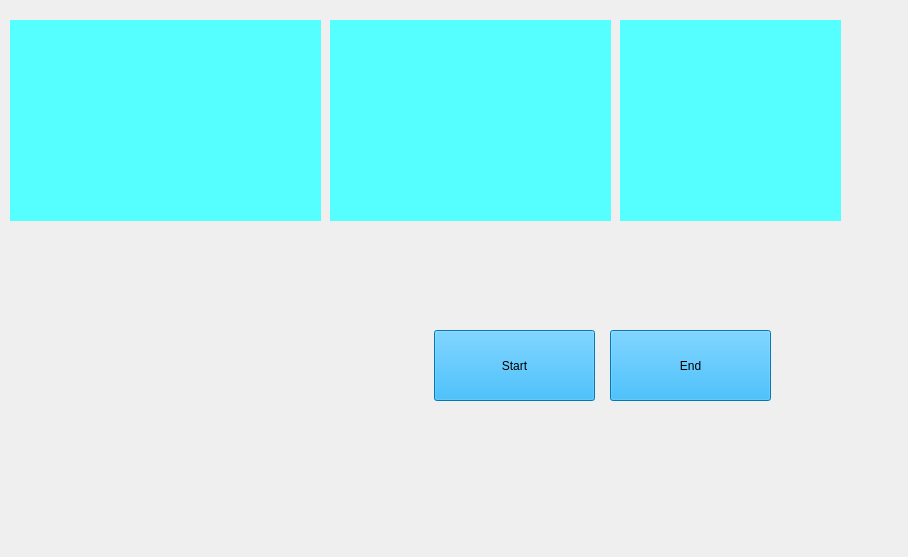
<?xml version="1.0" encoding="UTF-8"?>
<ui version="4.0">
 <class>DesktopAI</class>
 <widget class="QMainWindow" name="DesktopAI">
  <property name="geometry">
   <rect>
    <x>0</x>
    <y>0</y>
    <width>908</width>
    <height>557</height>
   </rect>
  </property>
  <property name="windowTitle">
   <string>MainWindow</string>
  </property>
  <widget class="QWidget" name="centralwidget">
   <widget class="QLabel" name="Bg_1">
    <property name="geometry">
     <rect>
      <x>-10</x>
      <y>-30</y>
      <width>861</width>
      <height>601</height>
     </rect>
    </property>
    <property name="text">
     <string/>
    </property>
    <property name="pixmap">
     <pixmap>G.U.I Material-20221222T124901Z-001/G.U.I Material/B.G/Black_Template.jpg</pixmap>
    </property>
    <property name="scaledContents">
     <bool>true</bool>
    </property>
   </widget>
   <widget class="QLabel" name="Bg_2">
    <property name="geometry">
     <rect>
      <x>10</x>
      <y>20</y>
      <width>311</width>
      <height>201</height>
     </rect>
    </property>
    <property name="styleSheet">
     <string notr="true">background-color: rgb(85, 255, 255);</string>
    </property>
    <property name="text">
     <string/>
    </property>
   </widget>
   <widget class="QLabel" name="Bg_3">
    <property name="geometry">
     <rect>
      <x>330</x>
      <y>20</y>
      <width>281</width>
      <height>201</height>
     </rect>
    </property>
    <property name="styleSheet">
     <string notr="true">background-color: rgb(85, 255, 255);</string>
    </property>
    <property name="text">
     <string/>
    </property>
   </widget>
   <widget class="QLabel" name="gif_1">
    <property name="geometry">
     <rect>
      <x>20</x>
      <y>30</y>
      <width>291</width>
      <height>181</height>
     </rect>
    </property>
    <property name="text">
     <string/>
    </property>
    <property name="pixmap">
     <pixmap>G.U.I Material-20221222T124901Z-001/G.U.I Material/B.G/Iron_Template_1.gif</pixmap>
    </property>
    <property name="scaledContents">
     <bool>true</bool>
    </property>
   </widget>
   <widget class="QLabel" name="label">
    <property name="geometry">
     <rect>
      <x>340</x>
      <y>30</y>
      <width>261</width>
      <height>181</height>
     </rect>
    </property>
    <property name="text">
     <string/>
    </property>
    <property name="pixmap">
     <pixmap>G.U.I Material-20221222T124901Z-001/G.U.I Material/ExtraGui/live.gif</pixmap>
    </property>
    <property name="scaledContents">
     <bool>true</bool>
    </property>
   </widget>
   <widget class="QLabel" name="gif_3">
    <property name="geometry">
     <rect>
      <x>50</x>
      <y>240</y>
      <width>441</width>
      <height>321</height>
     </rect>
    </property>
    <property name="text">
     <string/>
    </property>
    <property name="pixmap">
     <pixmap>G.U.I Material-20221222T124901Z-001/G.U.I Material/VoiceReg/__1.gif</pixmap>
    </property>
    <property name="scaledContents">
     <bool>true</bool>
    </property>
   </widget>
   <widget class="QLabel" name="Bg_5">
    <property name="geometry">
     <rect>
      <x>620</x>
      <y>20</y>
      <width>221</width>
      <height>201</height>
     </rect>
    </property>
    <property name="styleSheet">
     <string notr="true">background-color: rgb(85, 255, 255);</string>
    </property>
    <property name="text">
     <string/>
    </property>
   </widget>
   <widget class="QLabel" name="gif_4">
    <property name="geometry">
     <rect>
      <x>630</x>
      <y>32</y>
      <width>201</width>
      <height>181</height>
     </rect>
    </property>
    <property name="text">
     <string/>
    </property>
    <property name="pixmap">
     <pixmap>G.U.I Material-20221222T124901Z-001/G.U.I Material/ExtraGui/Earth.gif</pixmap>
    </property>
    <property name="scaledContents">
     <bool>true</bool>
    </property>
   </widget>
   <widget class="QTextBrowser" name="Text_time">
    <property name="geometry">
     <rect>
      <x>590</x>
      <y>470</y>
      <width>211</width>
      <height>41</height>
     </rect>
    </property>
    <property name="styleSheet">
     <string notr="true">background-color: transparent;
boarder_radius:none;</string>
    </property>
   </widget>
   <widget class="QLabel" name="Bg_6">
    <property name="geometry">
     <rect>
      <x>590</x>
      <y>470</y>
      <width>221</width>
      <height>51</height>
     </rect>
    </property>
    <property name="text">
     <string/>
    </property>
    <property name="pixmap">
     <pixmap>G.U.I Material-20221222T124901Z-001/G.U.I Material/B.G/gyhf.jpg</pixmap>
    </property>
    <property name="scaledContents">
     <bool>true</bool>
    </property>
   </widget>
   <widget class="QPushButton" name="pushButton">
    <property name="geometry">
     <rect>
      <x>434</x>
      <y>330</y>
      <width>161</width>
      <height>71</height>
     </rect>
    </property>
    <property name="styleSheet">
     <string notr="true">font: 22pt &quot;Niagara Solid&quot;;
background-color: rgb(0, 170, 255);
</string>
    </property>
    <property name="text">
     <string>Start</string>
    </property>
   </widget>
   <widget class="QPushButton" name="pushButton_3">
    <property name="geometry">
     <rect>
      <x>610</x>
      <y>330</y>
      <width>161</width>
      <height>71</height>
     </rect>
    </property>
    <property name="styleSheet">
     <string notr="true">font: 22pt &quot;Niagara Solid&quot;;
background-color: rgb(0, 170, 255);
</string>
    </property>
    <property name="text">
     <string>End</string>
    </property>
   </widget>
   <zorder>Bg_1</zorder>
   <zorder>gif_3</zorder>
   <zorder>Bg_2</zorder>
   <zorder>Bg_3</zorder>
   <zorder>gif_1</zorder>
   <zorder>label</zorder>
   <zorder>Bg_5</zorder>
   <zorder>gif_4</zorder>
   <zorder>Text_time</zorder>
   <zorder>Bg_6</zorder>
   <zorder>pushButton</zorder>
   <zorder>pushButton_3</zorder>
  </widget>
 </widget>
 <resources/>
 <connections/>
</ui>
